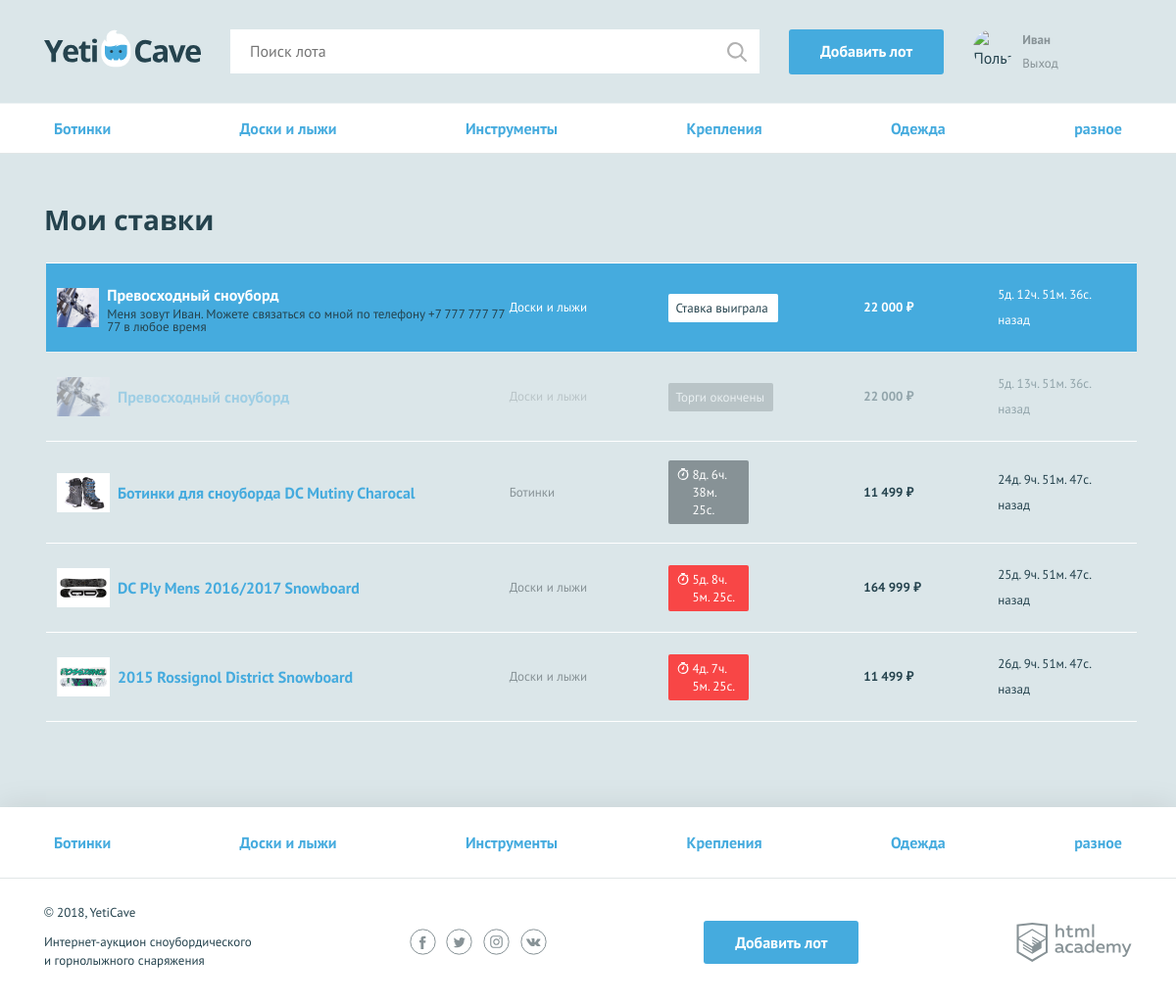
Screenshot of /my-bets.php (signed in) with the database file from the repository.
### tables this page shows
CREATE TABLE categories (
  id   INT AUTO_INCREMENT PRIMARY KEY,
  name CHAR(64)
);

CREATE TABLE users (
  id                INT AUTO_INCREMENT PRIMARY KEY,
  registration_date DATETIME,
  email             CHAR(128),
  name              CHAR(128),
  password          CHAR(64),
  avatar            CHAR(128),
  contacts          CHAR(255)
);

CREATE TABLE lots (
  id                 INT AUTO_INCREMENT PRIMARY KEY,
  creation_date_time DATETIME,
  name               CHAR(128),
  description        TEXT,
  image              CHAR(128),
  start_price        INT,
  end_date_time      DATETIME,
  bet_step           SMALLINT,
  category_id        INT,
  user_id            INT,
  winner_id          INT,
  price              INT,
  FOREIGN KEY (category_id) REFERENCES categories (id),
  FOREIGN KEY (user_id) REFERENCES users (id),
  FOREIGN KEY (winner_id) REFERENCES users (id)
);

### functions.php (called while the page is built, shortened)
<?php
function include_template($name, $data)
{
    $name = 'templates/' . $name;
    extract($data);
    require_once $name;
    $result = ob_get_clean();
    return $result;
}
function ruble_display($number)
{
    return number_format(ceil($number), 0, ".", " ") . ' ₽';
}
function timestamp_format($timestamp)
{
    $days = floor($timestamp / 86400);
    $remain_time = $timestamp - $days * 86400;
    $hours = floor($remain_time / 3600);
    $remain_time = $remain_time - $hours * 3600;
    $minutes = floor($remain_time / 60);
    $remain_time = $remain_time - $minutes * 60;
    $seconds = $remain_time;
    return $days . 'д. ' . $hours . 'ч. ' . $minutes . 'м. ' . $seconds . 'с.';
}

### data.php (called while the page is built, shortened)
<?php
$categories = [
    "Доски и лыжи", "Крепления", "Ботинки",
    "Одежда", "Инструменты", "Разное"];
$con = mysqli_connect("localhost", "root", "PasswordforMySQL", "Yeticave");
mysqli_set_charset($con, "utf8");
$categories_query = "SELECT id, name FROM categories GROUP BY name;";
$categories_result = mysqli_query($con, $categories_query);
$categories_query_array = mysqli_fetch_all($categories_result, MYSQLI_ASSOC);

### templates/my-bets.php (the view)
<nav class="nav">
    <ul class="nav__list container">
        <?php foreach ($categories as $key => $val): ?>
            <li class="nav__item">
                <a href="lots-by-category.php?category_id=<?= $val['id'] ?>&page=1"><?= $val['name'] ?></a>
            </li>
        <?php endforeach; ?>
    </ul>
</nav>
<section class="rates container">
    <h2>Мои ставки</h2>
    <table class="rates__list">
        <?php foreach ($bets_query_array as $key => $val): ?>
            <?php if (isset($val['winner_id']) && $_SESSION['user']['id'] === $val['winner_id']): ?>
                <?php foreach ($owner_contacts as $owner_key => $owner_val): ?>
                    <tr class="rates__item rates__item--win">
                        <td class="rates__info">
                            <div class="rates__img">
                                <img src="<?= $val['image'] ?>" width="54" height="40" alt="Крепления">
                            </div>
                            <div>
                                <h3 class="rates__title"><a
                                            href="lot.php?lot_id=<?= $val['lot_id']; ?>"><?= $val['lot_name']; ?></a>
                                </h3>
                                <p><?= $owner_val['contacts'] ?></p>
                            </div>
                        </td>
                        <td class="rates__category">
                            <?= $val['category'] ?>
                        </td>
                        <td class="rates__timer">
                            <div class="timer timer--win">Ставка выиграла</div>
                        </td>
                        <td class="rates__price">
                            <?= ruble_display($val['price']); ?>
                        </td>
                        <td class="rates__time">
                            <?= timestamp_format(time() - strtotime($val['bet_date_time'])) . ' назад' ?>
                        </td>
                    </tr>
                <?php endforeach; ?>
            <?php elseif ((strtotime($val['end_date_time']) - time()) > 0): ?>
                <tr class="rates__item">
                    <td class="rates__info">
                        <div class="rates__img">
                            <img src="<?= $val['image'] ?>" width="54" height="40" alt="Сноуборд">
                        </div>
                        <h3 class="rates__title"><a
                                    href="lot.php?lot_id=<?= $val['lot_id']; ?>"><?= $val['lot_name']; ?></a></h3>
                    </td>
                    <td class="rates__category">
                        <?= $val['category'] ?>
                    </td>
                    <td class="rates__timer">
                        <div class="timer <?php if ((strtotime($val['end_date_time']) - time()) < 604800) {
                            print('timer--finishing');
                        }; ?>"><?= timestamp_format(strtotime($val['end_date_time']) - time()) ?></div>
                    </td>
                    <td class="rates__price">
                        <?= ruble_display($val['price']); ?>
                    </td>
                    <td class="rates__time">
                        <?= timestamp_format(time() - strtotime($val['bet_date_time'])) . ' назад' ?>
                    </td>
                </tr>
            <?php elseif ((strtotime($val['end_date_time']) - time()) < 0): ?>
                <tr class="rates__item rates__item--end">
                    <td class="rates__info">
                        <div class="rates__img">
                            <img src="<?= $val['image'] ?>" width="54" height="40" alt="Куртка">
                        </div>
                        <h3 class="rates__title"><a
                                    href="lot.php?lot_id=<?= $val['lot_id']; ?>"><?= $val['lot_name']; ?></a></h3>
                    </td>
                    <td class="rates__category">
                        <?= $val['category'] ?>
                    </td>
                    <td class="rates__timer">
                        <div class="timer timer--end">Торги окончены</div>
                    </td>
                    <td class="rates__price">
                        <?= ruble_display($val['price']); ?>
                    </td>
                    <td class="rates__time">
                        <?= timestamp_format(time() - strtotime($val['bet_date_time'])) . ' назад' ?>
                    </td>
                </tr>
            <?php endif; ?>
        <?php endforeach; ?>
    </table>
</section>

### templates/layout.php (shortened to what this page needs)
<!DOCTYPE html>
<html lang="ru">
<head>
    <link href="css/normalize.min.css" rel="stylesheet">
    <link href="css/style.css" rel="stylesheet">
</head>
<body>
<div class="page-wrapper">
    <header class="main-header">
        <div class="main-header__container container">
            <a class="main-header__logo" href="index.php?page=1">
                <img src="img/logo.svg" width="160" height="39" alt="Логотип компании YetiCave">
            </a>
            <form class="main-header__search" method="get" action="search.php">
                <input type="search" name="search" placeholder="Поиск лота">
                <input class="main-header__search-btn" type="submit" name="">
            </form>
            <?php if (isset($_SESSION['user'])): ?>
                <a class="main-header__add-lot button" href="add.php">Добавить лот</a>
            <?php endif; ?>
            <nav class="user-menu">
                <?php if (isset($_SESSION['user'])): ?>
                    <div class="user-menu__image">
                        <img src="<?= $_SESSION['user']['avatar'] ?>" width="40" height="40" alt="Пользователь">
                    </div>
                    <div class="user-menu__logged">
                        <a href="my-bets.php"><p> <?= htmlspecialchars($_SESSION['user']['name']) ?></p></a>
                        <a href="logout.php">Выход</a>
                    </div>
                <?php endif; ?>
            </nav>
        </div>
    </header>
    <main>
        <?= $page_content; ?>
    </main>
</div>
<footer class="main-footer">
    <nav class="nav">
        <ul class="nav__list container">
            <?php foreach ($categories as $key => $val): ?>
                <li class="nav__item">
                    <a href="lots-by-category.php?category_id=<?= $val['id'] ?>&page=1"><?= $val['name']; ?></a>
                </li>
            <?php endforeach; ?>
        </ul>
    </nav>
    <div class="main-footer__bottom container">
        <div class="main-footer__copyright">
            <p>© 2018, YetiCave</p>
            <p>Интернет-аукцион сноубордического и горнолыжного снаряжения</p>
        </div>
        <div class="main-footer__social social">
            <a class="social__link social__link--facebook" href="#">
            </a>
            <a class="social__link social__link--twitter" href="#">
            </a>
            <a class="social__link social__link--instagram" href="#">
            </a>
            <a class="social__link social__link--vkontakte" href="#">
            </a>
        </div>
        <?php if (isset($_SESSION['user'])): ?>
            <a class="main-footer__add-lot button" href="add.php">Добавить лот</a>
        <?php endif; ?>
        <div class="main-footer__developed-by">
            <a class="logo-academy" href="https://htmlacademy.ru/intensive/php">
            </a>
        </div>
    </div>
</footer>
</body>
</html>

### rows the page displays
categories: name "Ботинки"
categories: name "Доски и лыжи"
categories: name "Инструменты"
categories: name "Крепления"
categories: name "Одежда"
categories: name "разное"
lots: name "Превосходный сноуборд"
users: lots.image (picture), contacts "Меня зовут Иван. Можете связаться со мной по телефону +7 777 777 77 77 в любое время", price "22 000 ₽"
lots: image (picture), name "Превосходный сноуборд", category.name "Доски и лыжи", price "22 000 ₽"
lots: image (picture), name "Ботинки для сноуборда DC Mutiny Charocal", category.name "Ботинки", price "11 499 ₽"
lots: image (picture), name "DC Ply Mens 2016/2017 Snowboard", category.name "Доски и лыжи", price "164 999 ₽"
lots: image (picture), name "2015 Rossignol District Snowboard", category.name "Доски и лыжи", price "11 499 ₽"

### other values shown
$_SESSION['user']['name'] "Иван"
